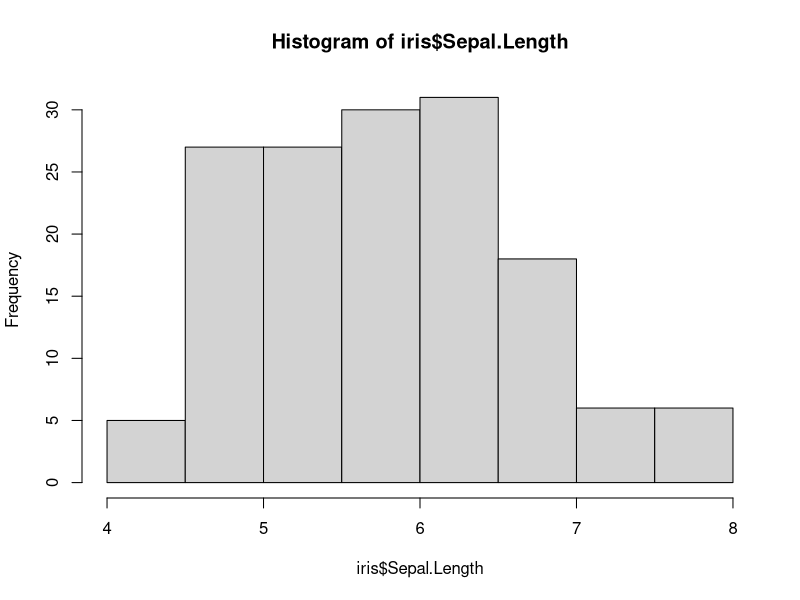
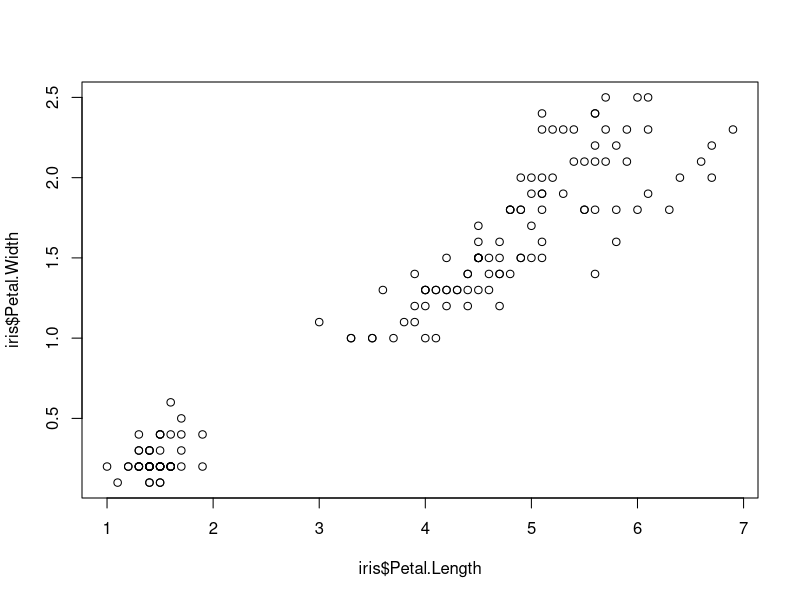
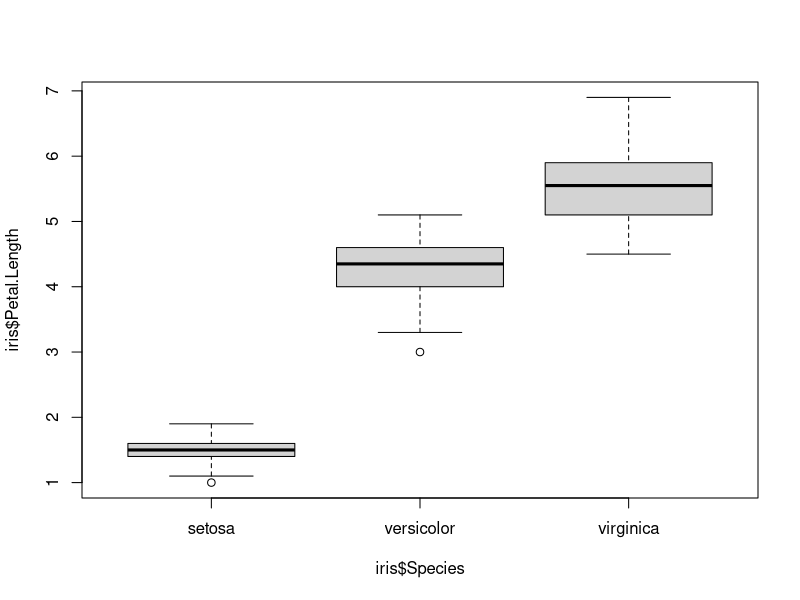
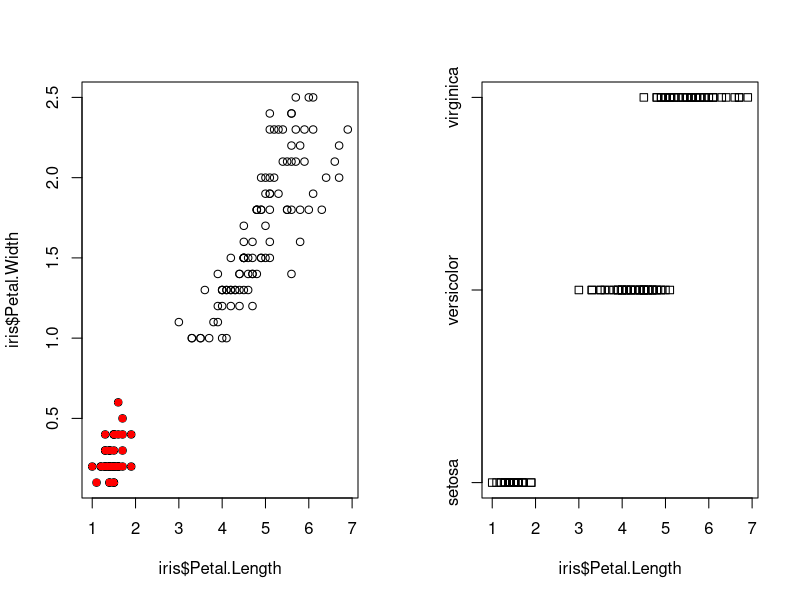
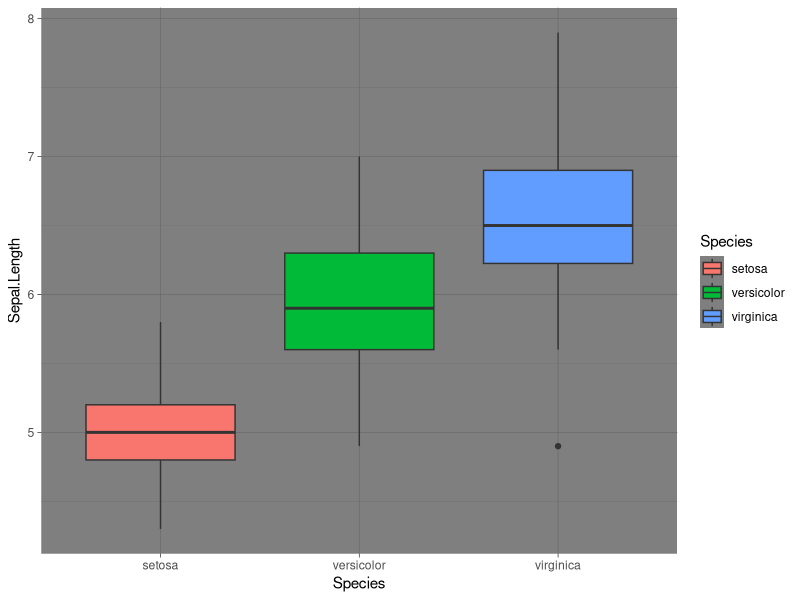
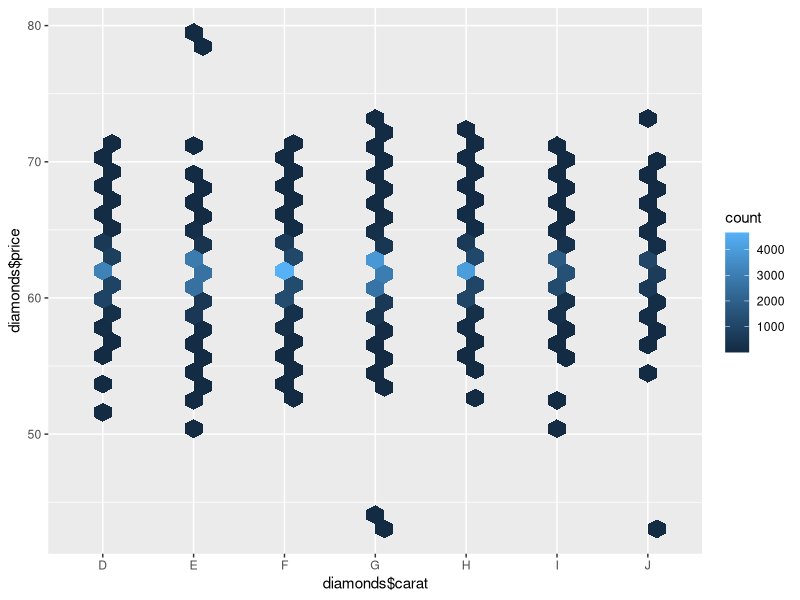

Here is the R script that generated these plots, in order:
# Exo ggplot

iris
hist(iris$Sepal.Length)
plot (iris$Petal.Length, iris$Petal.Width) # fonction générique en fonction de ce qu'on lui fournit en entrée
boxplot(iris$Petal.Length~iris$Species)

par(mfrow=c(1,2))
plot (iris$Petal.Length, iris$Petal.Width)
points(iris$Petal.Length[iris$Species== "setosa"], 
       iris$Petal.Width[iris$Species== "setosa"], 
       col="red", pch=16)
stripchart(iris$Petal.Length~iris$Species)

#ggplot2

install.packages("ggplot2")
library(ggplot2)

ggplot(data=iris, mapping = aes(x=Species, y=Sepal.Length,
                                fill=Species)) + 
  geom_boxplot()+
  theme_dark()

library(dplyr)
data("starwars")
starwars
data("diamonds")
diamonds

geom_contour_filled(mapping = aes(x=diamonds$color, y=diamonds$depth), data = diamonds)
geom_hex(mapping = aes(x=diamonds$color, y=diamonds$depth),data = diamonds,stat = "binhex",position = "identity",show.legend = TRUE,inherit.aes = TRUE)
geom_bar(mapping = aes(x = diamonds$carat,y=diamonds$price), data = diamonds, just = 0.5,width = NULL)

f <- ggplot(mpg, aes(diamonds$carat, diamonds$price))
f + geom_hex(mapping = aes(x=diamonds$color, y=diamonds$depth),data = diamonds,stat = "binhex",position = "identity",show.legend = TRUE,inherit.aes = TRUE)

